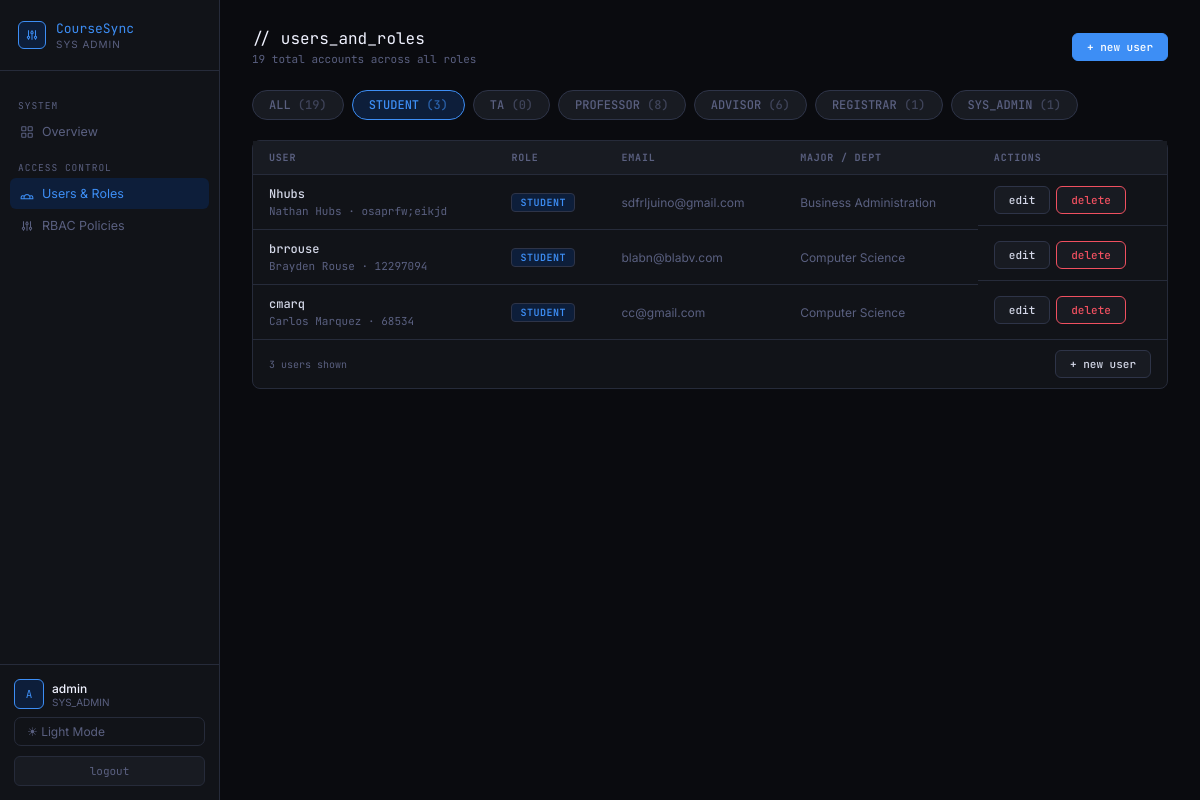
Screenshot of /users/?role=student (signed in) with the database file from the repository.
### accounts/models.py (models this page shows, shortened)
class User(AbstractUser):
    class Roles(models.TextChoices):
        STUDENT = "student", "Student"
        TA = "ta", "Teaching Assistant"
        PROFESSOR = "professor", "Professor"
        ADVISOR = "advisor", "Advisor"
        REGISTRAR = "registrar", "Registrar"
        SYSADMIN = "sysadmin", "System Admin"
    role = models.CharField(max_length=20, choices=Roles.choices)
    university_id = models.CharField(max_length=20, unique=True, null=True, blank=True)

### academics/models.py (models this page shows, shortened)
class StudentProfile(models.Model):
    user = models.OneToOneField(User, on_delete=models.CASCADE, related_name="student_profile")
    major = models.CharField(max_length=100)
    gpa = models.DecimalField(max_digits=3, decimal_places=2, default=0.00)
    advisor = models.ForeignKey(
        User,
        on_delete=models.SET_NULL,
        null=True,
        blank=True,
        related_name="advisees",
        limit_choices_to={"role": "advisor"},
    )

### academics/views.py (the view)
# urls.py: path("users/", users_list, name="users_list"),
@login_required
@role_required("sysadmin")
def users_list(request):
    from accounts.models import User
    role_filter = request.GET.get("role", "all")
    users = User.objects.all().order_by("role", "username")
    role_counts = {
        role: users.filter(role=role).count()
        for role in ["student", "ta", "professor", "advisor", "registrar", "sysadmin"]
    }
    if role_filter != "all":
        users = users.filter(role=role_filter)
    return render(request, "users_list.html", {
        "users": users,
        "role_counts": role_counts,
        "active_role": role_filter,
        "total": User.objects.count(),
    })

### templates/users_list.html (shortened to what this page needs)
{% load static %}
<!DOCTYPE html>
<html lang="en" data-theme="{{ request.session.theme|default:'dark' }}">
<head>
  <link rel="stylesheet" href="{% static 'css/sysadmin.css' %}">
</head>
<body>
<div class="shell">
  <aside class="sidebar">
    <div class="brand">
      <div class="brand-icon">
        <svg fill="none" stroke="currentColor" stroke-width="1.8" viewBox="0 0 24 24"><path d="M12 6V4m0 2a2 2 0 100 4m0-4a2 2 0 110 4m-6 8a2 2 0 100-4m0 4a2 2 0 110-4m0 4v2m0-6V4m6 6v10m6-2a2 2 0 100-4m0 4a2 2 0 110-4m0 4v2m0-6V4"/></svg>
      </div>
      <div class="brand-text">
        <div class="brand-mark">CourseSync</div>
        <div class="brand-role">Sys Admin</div>
      </div>
    </div>
    <nav class="nav">
      <div class="nav-section">System</div>
      <a class="nav-item" href="{% url 'sysadmin_dashboard' %}">
        <svg class="nav-icon" fill="none" stroke="currentColor" stroke-width="1.8" viewBox="0 0 24 24"><rect x="3" y="3" width="7" height="7" rx="1"/><rect x="14" y="3" width="7" height="7" rx="1"/><rect x="3" y="14" width="7" height="7" rx="1"/><rect x="14" y="14" width="7" height="7" rx="1"/></svg>
        Overview
      </a>
      <div class="nav-section">Access Control</div>
      <a class="nav-item active" href="{% url 'users_list' %}">
        <svg class="nav-icon" fill="none" stroke="currentColor" stroke-width="1.8" viewBox="0 0 24 24"><path d="M17 20h5v-2a3 3 0 00-5.356-1.857M17 20H7m10 0v-2c0-.656-.126-1.283-.356-1.857M7 20H2v-2a3 3 0 015.356-1.857M7 20v-2c0-.656.126-1.283.356-1.857m0 0a5.002 5.002 0 019.288 0"/></svg>
        Users & Roles
      </a>
      <a class="nav-item" href="{% url 'rbac_policies' %}">
        <svg class="nav-icon" fill="none" stroke="currentColor" stroke-width="1.8" viewBox="0 0 24 24"><path d="M12 6V4m0 2a2 2 0 100 4m0-4a2 2 0 110 4m-6 8a2 2 0 100-4m0 4a2 2 0 110-4m0 4v2m0-6V4m6 6v10m6-2a2 2 0 100-4m0 4a2 2 0 110-4m0 4v2m0-6V4"/></svg>
        RBAC Policies
      </a>
    </nav>
    <div class="sidebar-footer">
      <div class="user-card">
        <div class="avatar">{{ request.user.first_name|default:request.user.username|slice:":1"|upper }}{{ request.user.last_name|slice:":1"|upper }}</div>
        <div>
          <div class="user-name">{{ request.user.get_full_name|default:request.user.username }}</div>
          <div class="user-role">SYS_ADMIN</div>
        </div>
      </div>
      <form method="post" action="{% url 'set_theme' %}">
        {% if request.session.theme == "light" %}
          <input type="hidden" name="theme" value="dark">
          <button type="submit" class="theme-btn">🌙 Dark Mode</button>
        {% else %}
          <button type="submit" class="theme-btn">☀ Light Mode</button>
        {% endif %}
      </form>
      <form method="post" action="{% url 'logout' %}">
        <button type="submit" class="logout-btn">logout</button>
      </form>
    </div>
  </aside>
  <main class="main">
    <div class="page-header">
      <div>
        <div class="page-title">// users_and_roles</div>
        <div class="page-sub">{{ total }} total accounts across all roles</div>
      </div>
      <a href="{% url 'create_user' %}" class="btn btn-primary">+ new user</a>
    </div>
    <div class="filter-bar">
      <a href="{% url 'users_list' %}" class="filter-tab {% if active_role == 'all' %}active{% endif %}">
        ALL <span style="opacity:.6">({{ total }})</span>
      </a>
      <a href="{% url 'users_list' %}?role=student" class="filter-tab {% if active_role == 'student' %}active{% endif %}">
        STUDENT <span style="opacity:.6">({{ role_counts.student }})</span>
      </a>
      <a href="{% url 'users_list' %}?role=ta" class="filter-tab ft-ta {% if active_role == 'ta' %}active{% endif %}">
        TA <span style="opacity:.6">({{ role_counts.ta }})</span>
      </a>
      <a href="{% url 'users_list' %}?role=professor" class="filter-tab ft-professor {% if active_role == 'professor' %}active{% endif %}">
        PROFESSOR <span style="opacity:.6">({{ role_counts.professor }})</span>
      </a>
      <a href="{% url 'users_list' %}?role=advisor" class="filter-tab ft-advisor {% if active_role == 'advisor' %}active{% endif %}">
        ADVISOR <span style="opacity:.6">({{ role_counts.advisor }})</span>
      </a>
      <a href="{% url 'users_list' %}?role=registrar" class="filter-tab ft-registrar {% if active_role == 'registrar' %}active{% endif %}">
        REGISTRAR <span style="opacity:.6">({{ role_counts.registrar }})</span>
      </a>
      <a href="{% url 'users_list' %}?role=sysadmin" class="filter-tab ft-sysadmin {% if active_role == 'sysadmin' %}active{% endif %}">
        SYS_ADMIN <span style="opacity:.6">({{ role_counts.sysadmin }})</span>
      </a>
    </div>
    <div class="users-card">
      <table class="users-table">
        <thead>
          <tr>
            <th>User</th>
            <th>Role</th>
            <th>Email</th>
            <th>Major / Dept</th>
            <th>Actions</th>
          </tr>
        </thead>
        <tbody>
          {% for user in users %}
          <tr>
            <td>
              <div class="user-name-mono">{{ user.username }}</div>
              <div class="user-meta">{{ user.get_full_name }}{% if user.university_id %} · {{ user.university_id }}{% endif %}</div>
            </td>
            <td>
              {% if user.role == "student" %}<span class="role-badge rb-student">STUDENT</span>
              {% elif user.role == "ta" %}<span class="role-badge rb-ta">TA</span>
              {% elif user.role == "professor" %}<span class="role-badge rb-professor">PROFESSOR</span>
              {% elif user.role == "advisor" %}<span class="role-badge rb-advisor">ADVISOR</span>
              {% elif user.role == "registrar" %}<span class="role-badge rb-registrar">REGISTRAR</span>
              {% elif user.role == "sysadmin" or user.is_superuser %}<span class="role-badge rb-admin">SYS_ADMIN</span>
              {% else %}<span class="role-badge">{{ user.role|upper }}</span>{% endif %}
            </td>
            <td style="color:var(--muted);font-size:12px">{{ user.email|default:"—" }}</td>
            <td style="color:var(--muted);font-size:12px">
              {% if user.role == "student" %}{{ user.student_profile.major|default:"—" }}
              {% elif user.role == "advisor" %}
                {% if user.advised_major %}{{ user.advised_major.name }}{% else %}—{% endif %}
              {% else %}—{% endif %}
            </td>
            <td style="white-space:nowrap;display:flex;gap:6px">
              <a href="{% url 'edit_user' user.id %}" class="btn">edit</a>
              {% if user != request.user %}
              <a href="{% url 'delete_user' user.id %}" class="btn btn-danger">delete</a>
              {% endif %}
            </td>
          </tr>
          {% empty %}
          <tr><td colspan="5" class="empty-state">No users found for this filter.</td></tr>
          {% endfor %}
        </tbody>
      </table>
      <div class="table-footer">
        <span class="count-label">{{ users|length }} user{{ users|length|pluralize }} shown</span>
        <a href="{% url 'create_user' %}" class="btn">+ new user</a>
      </div>
    </div>
  </main>
</div>
</body>
</html>

### static/css/sysadmin.css (style rules this page uses)
:root { --bg: #0A0B0F; --surface: #111318; --surface2: #181B22; --surface3: #1E2230; --border: #262B3A; --border2: #2E3448; --text: #D4D8E8; --text-bright: #F0F2FF; --muted: #5A6080; --accent: #3D8EF5; --accent-dim: #0D1E3A; --green: #3DBF7C; --green-dim: #0A2018; --amber: #F0A030; --amber-dim: #241808; --red: #F05060; --red-dim: #240A10; --purple: #A070F0; --purple-dim: #180A28; --mono: 'JetBrains Mono', monospace; --radius: 8px; }
*, *::before, *::after { box-sizing: border-box; margin: 0; padding: 0; }
body { font-family: 'Inter', sans-serif; background: var(--bg); color: var(--text); min-height: 100vh; font-size: 13px; }
.shell { display: grid; grid-template-columns: 220px 1fr; min-height: 100vh; }
.sidebar { background: var(--surface); border-right: 1px solid var(--border); display: flex; flex-direction: column; position: sticky; top: 0; height: 100vh; }
.brand { padding: 20px 18px; border-bottom: 1px solid var(--border); display: flex; align-items: center; gap: 10px; }
.brand-icon { width: 28px; height: 28px; border-radius: 6px; background: var(--accent-dim); border: 1px solid var(--accent); display: flex; align-items: center; justify-content: center; }
.brand-icon svg { width: 14px; height: 14px; color: var(--accent); }
.brand-mark { font-family: var(--mono); font-size: 13px; color: var(--accent); }
.brand-role { font-size: 10px; color: var(--muted); text-transform: uppercase; letter-spacing: 1px; margin-top: 1px; }
.nav { padding: 14px 10px; flex: 1; overflow-y: auto; }
.nav-section { font-family: var(--mono); font-size: 9.5px; color: var(--muted); text-transform: uppercase; letter-spacing: 1px; padding: 0 8px; margin: 14px 0 4px; }
.nav-item { display: flex; align-items: center; gap: 8px; padding: 8px 10px; border-radius: 6px; color: var(--muted); font-size: 12.5px; cursor: pointer; transition: all 0.1s; text-decoration: none; margin-bottom: 1px; }
.nav-item.active { background: var(--accent-dim); color: var(--accent); }
.nav-icon { width: 14px; height: 14px; flex-shrink: 0; }
.sidebar-footer { padding: 14px; border-top: 1px solid var(--border); }
.user-card { display: flex; align-items: center; gap: 8px; }
.avatar { width: 30px; height: 30px; border-radius: 6px; background: var(--accent-dim); border: 1px solid var(--accent); display: flex; align-items: center; justify-content: center; font-family: var(--mono); font-size: 11px; color: var(--accent); }
.user-name { font-size: 12px; font-weight: 500; color: var(--text-bright); }
.user-role { font-size: 10px; color: var(--muted); }
.main { padding: 28px 32px; }
.page-header { margin-bottom: 24px; display: flex; justify-content: space-between; align-items: center; }
.page-title { font-family: var(--mono); font-size: 16px; color: var(--text-bright); }
.page-sub { font-size: 11px; color: var(--muted); margin-top: 3px; font-family: var(--mono); }
.user-name-mono { font-family: var(--mono); font-size: 12px; color: var(--text-bright); }
.role-badge { display: inline-block; padding: 2px 8px; border-radius: 4px; font-family: var(--mono); font-size: 10.5px; font-weight: 500; }
.rb-student { background: var(--surface3); color: var(--text); border: 1px solid var(--border2); }
.btn { padding: 7px 14px; border-radius: 6px; font-size: 12px; font-weight: 500; cursor: pointer; border: none; font-family: 'Inter', sans-serif; }
.btn-primary { background: var(--accent); color: white; }
.logout-btn { width: 100%; padding: 8px 12px; margin-top: 12px; border: 1px solid var(--border); border-radius: 7px; background: var(--surface2); color: var(--text); font-family: 'IBM Plex Sans', sans-serif; font-size: 13px; cursor: pointer; transition: all 0.15s; }
.theme-btn { width:100%; padding:6px 12px; margin-top:8px; border:1px solid var(--border); border-radius:7px; background:transparent; color:var(--muted); font-size:12px; cursor:pointer; transition:all 0.15s; text-align:left; font-family:inherit; }

### static/css/coursesync-core.css (style rules this page uses)
html { box-sizing: border-box; }
*, *::before, *::after { box-sizing: inherit; }
a { text-decoration: none; }
button, input, select, textarea { font: inherit; }
img, svg { max-width: 100%; }
.logout-btn { width: 100%; padding: 8px 12px; margin-top: 10px; border: 1px solid var(--border); border-radius: 7px; background: transparent; color: var(--text); font: inherit; cursor: pointer; transition: 0.15s ease; }

### rows the page displays
User: user.first_name "A", user.get_full_name "admin"
User: username "Nhubs", get_full_name "Nathan Hubs", university_id "osaprfw;eikjd", role "STUDENT", email "sdfrljuino@gmail.com", student_profile.major "Business Administration", shows "delete"
User: username "brrouse", get_full_name "Brayden Rouse", university_id "12297094", role "STUDENT", email "blabn@blabv.com", student_profile.major "Computer Science", shows "delete"
User: username "cmarq", get_full_name "Carlos Marquez", university_id "68534", role "STUDENT", email "cc@gmail.com", student_profile.major "Computer Science", shows "delete"

### other values shown
{{ total }} "19"
{{ role_counts.student }} "3"
{{ role_counts.ta }} "0"
{{ role_counts.professor }} "8"
{{ role_counts.advisor }} "6"
{{ role_counts.registrar }} "1"
{{ role_counts.sysadmin }} "1"
{{ users|length }} "3"
